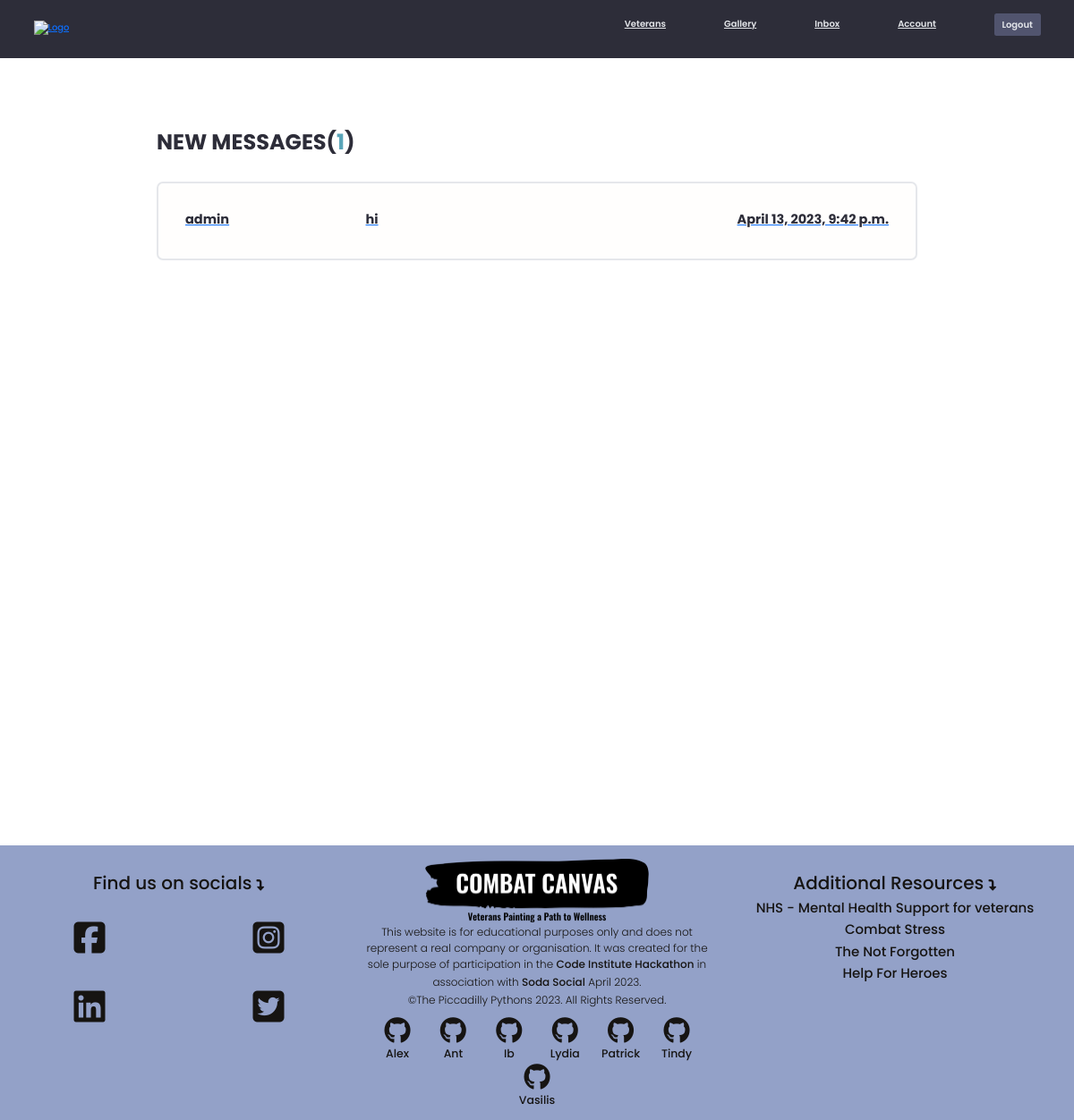
Before: /users/inbox/ (signed in) with the older database file.
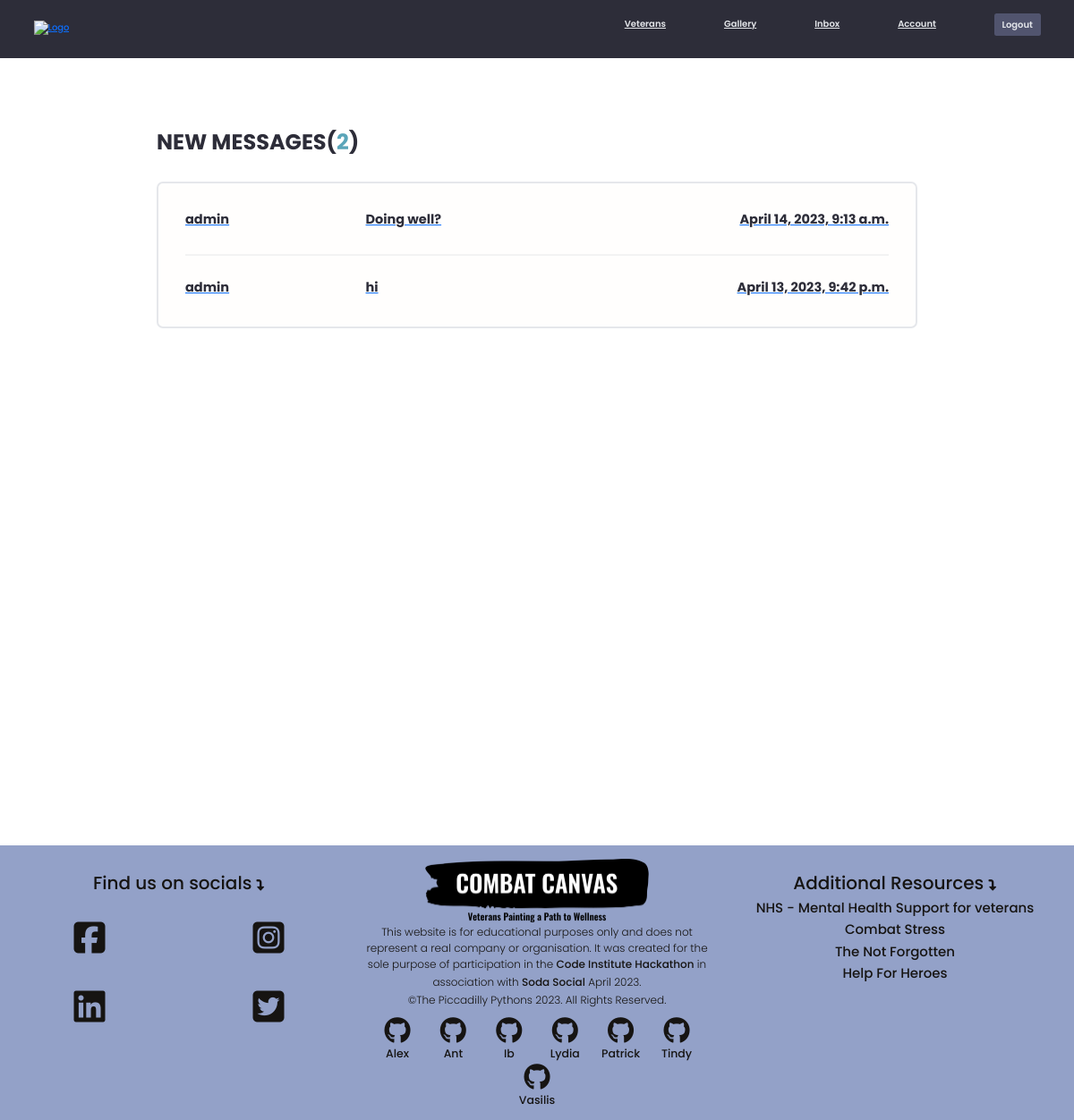
After: the same page with the newer database file.
### users/models.py (models this page shows, shortened)
class Message(models.Model):
    sender = models.ForeignKey(
        Profile, on_delete=models.SET_NULL, null=True, blank=True)
    recipient = models.ForeignKey(
        Profile, on_delete=models.SET_NULL, null=True, blank=True, related_name="messages")
    name = models.CharField(max_length=200, null=True, blank=True)
    email = models.EmailField(max_length=200, null=True, blank=True)
    subject = models.CharField(max_length=200, null=True, blank=True)
    body = models.TextField()
    is_read = models.BooleanField(default=False, null=True)
    created = models.DateTimeField(auto_now_add=True)
    id = models.UUIDField(default=uuid.uuid4, unique=True,
                          primary_key=True, editable=False)
    class Meta:
        ordering = ['is_read', '-created']

### users/views.py (the view)
# urls.py: path('inbox/', views.inbox, name="inbox"),
@login_required(login_url='login')
def inbox(request):
    profile = request.user.profile
    messageRequests = profile.messages.all()
    unreadCount = messageRequests.filter(is_read=False).count()
    context = {'messageRequests': messageRequests, 'unreadCount': unreadCount}
    return render(request, 'users/inbox.html', context)

### users/templates/users/inbox.html
{% extends 'base.html' %}
{% block content %}
  <main class="inbox my-xl">
    <div class="content-box">
      <h3 class="inbox__title">New Messages(<span>{{unreadCount}}</span>)</h3>
      <ul class="messages">
        {% for message in messageRequests %}
        {% if message.is_read == False %}
        <li class="message message--unread">
          {% else %}
          <li class="message message">
        {% endif %}
          <a href="{% url 'message' message.id %}">
            <span class="message__author">{{message.name}}</span>
            <span class="message__subject">{{message.subject}}</span>
            <span class="message__date">{{message.created}}</span>
          </a>
        </li>
        {% endfor %}
      </ul>
    </div>
  </main>
  {% endblock %}

Changed rows visible on the page:
added Message: name "admin", subject "Doing well?", created "April 14, 2023, 9:13 a.m."
Other visible differences:
{{ unreadCount }}: "1" → "2"
